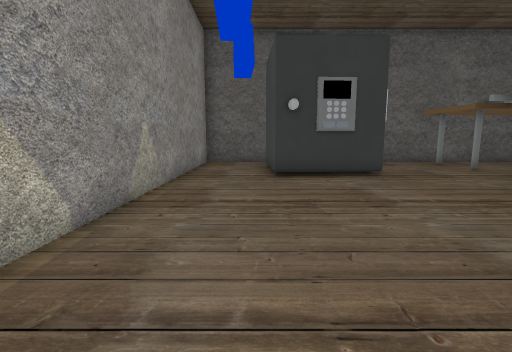
view 1 (above)

16 first-person views from a walk through a 3-D level made in the Godot game engine. The camera is 1.2 m above the floor, tilts 8° down and sees 85° across. The floor is counted in squares, 1 m on a side. Each view is taken from the middle of a square. On the plan, view 1 faces up. The plan holds only what a view shows up to about 13 squares ahead; the rest is blank. The place goes on beyond the plan. Characters and animated objects are not drawn. Some surface patterns are stand-ins.

view 2
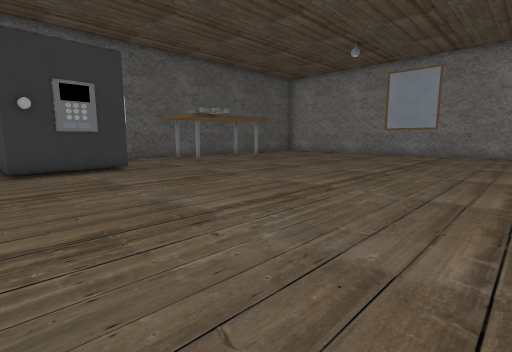

view 3
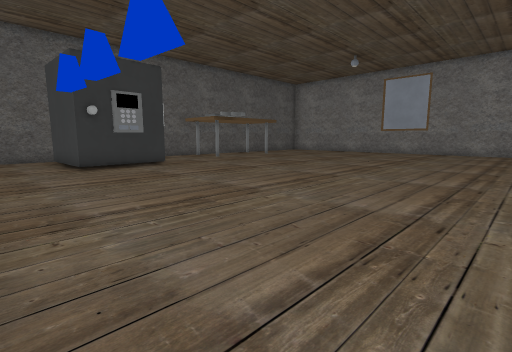

view 4
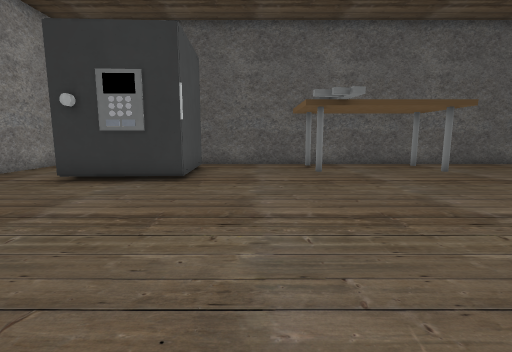

view 5
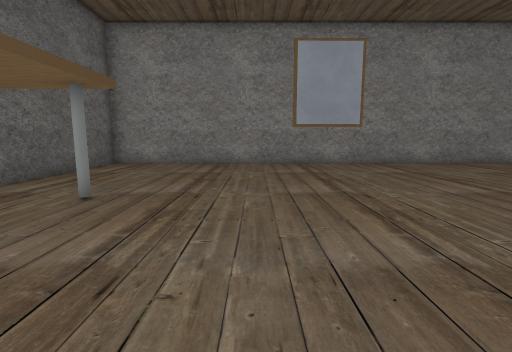

view 6
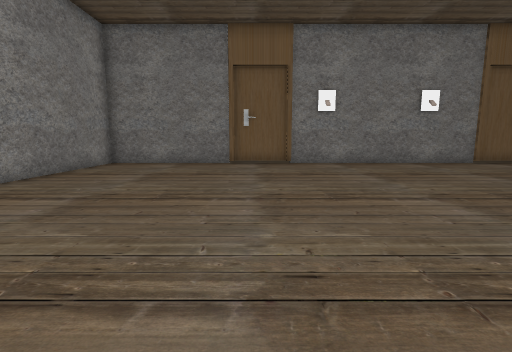

view 7
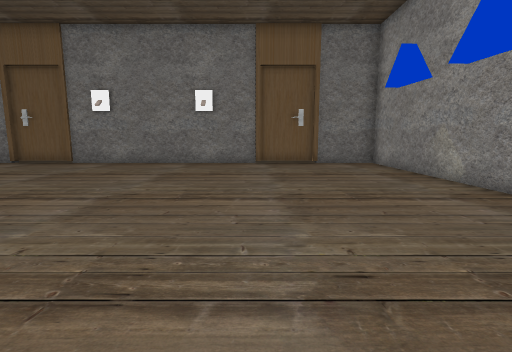

view 8
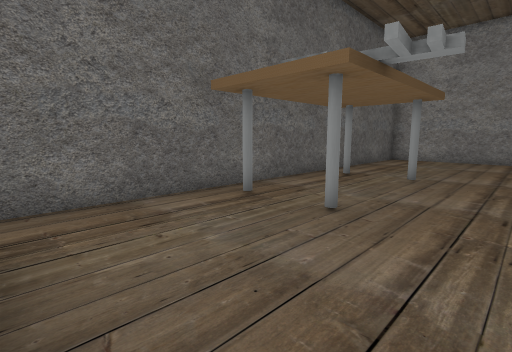

view 9
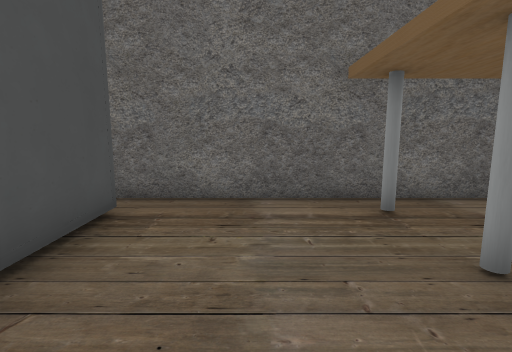

view 10
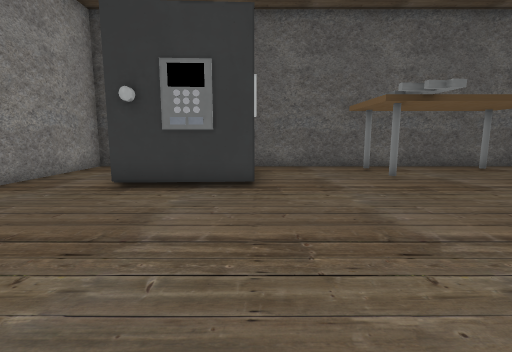

view 11
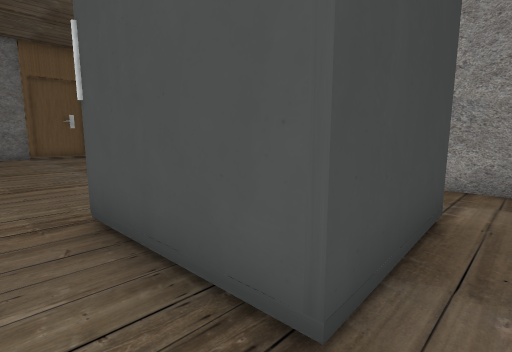

view 12
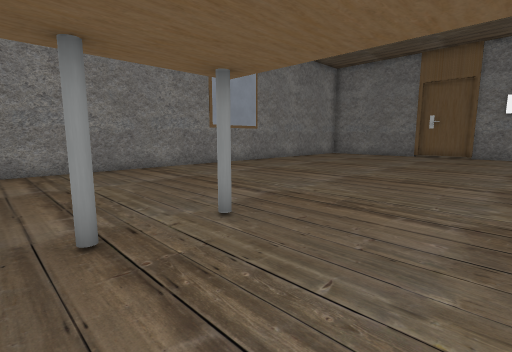

view 13
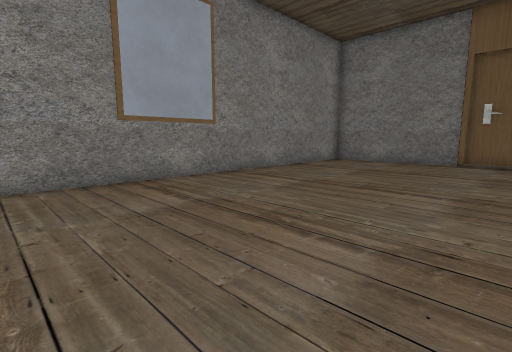

view 14
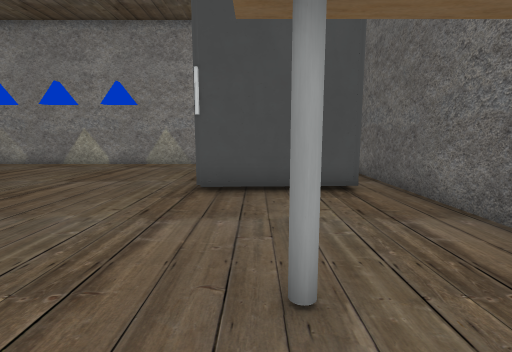

view 15
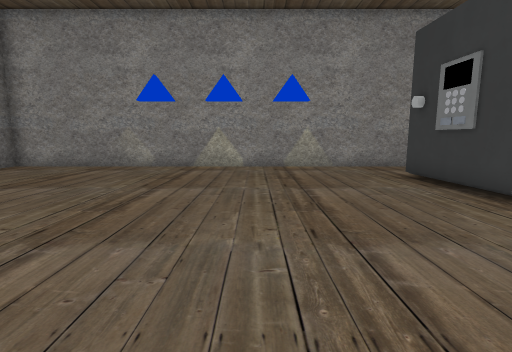

view 16
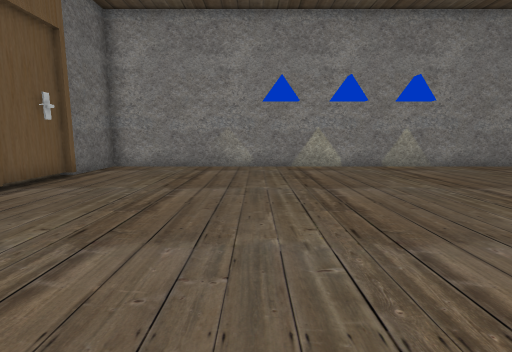

### Floor plan
Points are (right, up) in squares from view 1. A wall is a line through its corners. A room is listed if a view was taken in it or the views show most of it. See-through windows are left out.
Room 1 (views 1, 2, 3, 4, 5, 6, 7, 8, 9, 10, 11, 12, 13, 14, 15, 16)
walls: (4, 8.7) (0.6, 8.5) (0.4, 12.1) (3.8, 12.3) (4, 8.7); (19.6, 13.4) (-2.4, 13.4) (-2.4, -5.8) (19.6, -5.8) (19.6, 13.4)

Positions as (right, up) in squares from view 1, and headings:
1: (0, 0), facing up
2: (0, -2), facing up-right
3: (-2, -3), facing up-right
4: (6, 1), facing up
5: (7, 7), facing right
6: (13, 7), facing down
7: (3, 7), facing down
8: (4, 8), facing up-right
9: (6, 8), facing up
10: (4, 2), facing up
11: (5, 13), facing down-left
12: (9, 13), facing down-right
13: (12, 8), facing down-right
14: (10, 10), facing left
15: (9, 4), facing left
16: (9, 0), facing left
